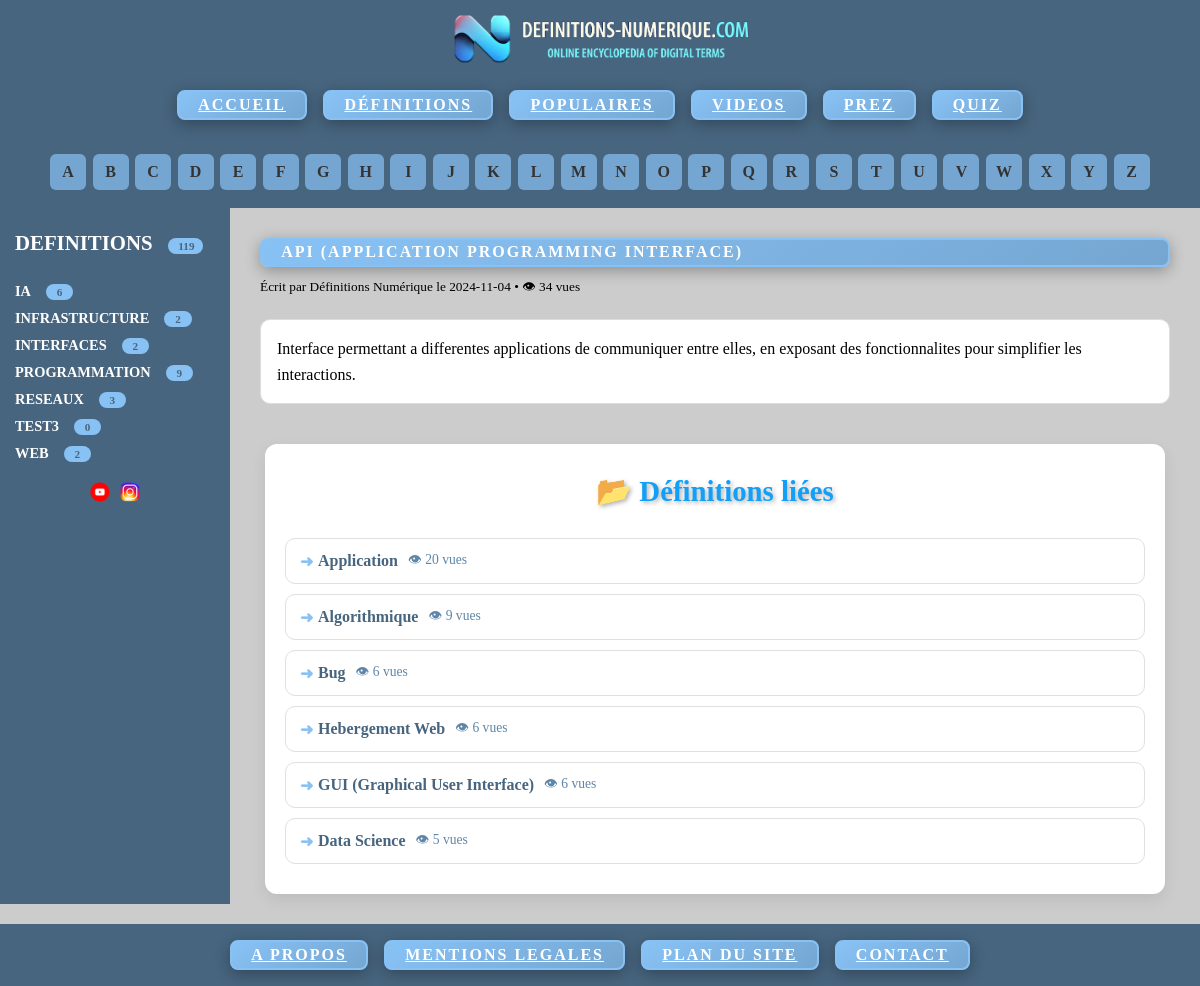
Page /affichedef.php?defid=2 on the committed database.
### tables this page shows
CREATE TABLE `categorie` (
  `catid` int(10) NOT NULL,
  `catnom` varchar(100) NOT NULL
);

CREATE TABLE `definition` (
  `defid` int(11) NOT NULL,
  `deflettre` varchar(1) NOT NULL,
  `deftitre` varchar(100) NOT NULL,
  `definition` varchar(1000) NOT NULL,
  `defauteur` varchar(100) NOT NULL,
  `defdate` date NOT NULL,
  `valider` int(1) NOT NULL DEFAULT 2,
  `defemail` varchar(100) NOT NULL,
  `nb_vue` int(100) NOT NULL DEFAULT 0
);

### affichedef.php (the view, shortened to what this page needs)
<!DOCTYPE html>
<html lang="fr">
<head>
    <link rel="stylesheet" href="style.css">
</head>
<body>
<div class="bandeaudiv"><?php include "bandeau.php"; ?></div>
<div class="lettresdiv"><?php include "lettres.php"; ?></div>
<div class="homediv">
    <div class="container">
        <div class="home">
            <div class="gauche">
                <?php include "gauche.php"; ?>
            </div>
            <div class="droite">
                <div class="definition-page">
<?php
$conn = new mysqli(
    $_ENV['DB_SERVERNAME'],
    $_ENV['DB_USERNAME'],
    $_ENV['DB_PASSWORD'],
    $_ENV['DB_NAME']
);
$conn->set_charset("utf8mb4");
if (isset($_GET['defid'])) {
    $motId = (int)$_GET['defid'];
    $stmt = $conn->prepare(
        "SELECT defid, deftitre, definition, nb_vue, defauteur, defdate
         FROM definition WHERE defid = ?"
    );
    $stmt->bind_param("i", $motId);
    $stmt->execute();
    $result = $stmt->get_result();
    $definition = $result->fetch_assoc();
    if ($definition) {
        $newNbVues = $definition['nb_vue'] + 1;
        ?>
        <div class="menu-button">
            <?= htmlspecialchars($definition['deftitre']) ?>
        </div>
        <div class="definition-meta">
            <small>
                Écrit par <?= htmlspecialchars($definition['defauteur'] ?: "Définitions Numérique") ?>
                le <?= htmlspecialchars($definition['defdate']) ?>
                • 👁 <?= $newNbVues ?> vues
            </small>
        </div>
        <div class="definition-main">
            <div class="definition-text">
                <?= nl2br(htmlspecialchars($definition['definition'])) ?>
            </div>
        </div>
    <div class="definition-related">
    <h3>📂 Définitions liées</h3>
    <div class="related-list">
<?php
$sqlRelated = "
SELECT DISTINCT d.defid, d.deftitre, d.nb_vue
FROM definition d
JOIN lien l ON d.defid = l.defid
WHERE l.catid IN (
    SELECT catid FROM lien WHERE defid = ?
)
AND d.defid != ?
ORDER BY d.nb_vue DESC
LIMIT 6
";
$stmtRelated = $conn->prepare($sqlRelated);
$stmtRelated->bind_param("ii", $motId, $motId);
$stmtRelated->execute();
$resRelated = $stmtRelated->get_result();
if ($resRelated->num_rows > 0) {
 while ($rel = $resRelated->fetch_assoc()) {
    echo '<div class="related-item">';
        echo '<div class="related-line">';
            echo '<a href="affichedef.php?defid=' . intval($rel['defid']) . '" class="related-title">';
                echo htmlspecialchars($rel['deftitre']);
            echo '</a>';
            echo '<span class="related-meta">';
                echo '👁 ' . intval($rel['nb_vue']) . ' vues ';
            echo '</span>';
        echo '</div>';
    echo '</div>';
}
} else {
    echo '<p>Aucune définition liée pour le moment.</p>';
}
?>
    </div>
</div>
        <?php
    } else {
        echo "<p>Définition introuvable.</p>";
    }
} else {
    echo "<p>Aucune définition sélectionnée.</p>";
}
?>
                </div>
            </div>
        </div>
    </div>
</div>
<div class="footerdiv"><?php include "footer.php"; ?></div>
</body>
</html>

### gauche.php (shortened to what this page needs)
<?php
$conn = new mysqli($_ENV['DB_SERVERNAME'], $_ENV['DB_USERNAME'], $_ENV['DB_PASSWORD'], $_ENV['DB_NAME']);
	$conn->set_charset("utf8mb4");
$conn2 = new mysqli($_ENV['DB_SERVERNAME'], $_ENV['DB_USERNAME'], $_ENV['DB_PASSWORD'], $_ENV['DB_NAME']);
	$conn2->set_charset("utf8mb4");
   printf ("<br><a href='definitions.php' class='rubriqueDEF'>DEFINITIONS</a>");
if ($result3 = mysqli_query($conn, "SELECT COUNT(*) as total from definition"))
{
    while ($row3 = $result3->fetch_assoc())
	{
        		printf ("<span class='styled-span'> %s </span><br><br>", $row3['total']);
 	 }
  }
else
		{
		}
if ($result = mysqli_query($conn, "SELECT * from categorie ORDER BY catnom "))
{
    while ($row = $result->fetch_assoc())
	{
        printf ("<a href='categoriedetail.php?catid=%s' class='rubrique'>%s</a>", $row['catid'], $row['catnom']);
		$catid = intval($row['catid']);
		$sql2="SELECT COUNT(*) as total FROM lien WHERE catid=" . $catid;
		if ($result2 = mysqli_query($conn2,$sql2 ))
		{
			while ($row2 = $result2->fetch_assoc())
			{
				printf ("<span class='styled-span'> %s </span>&nbsp;&nbsp;&nbsp;<br>", $row2['total']);
			}
		}
		else
		{
		}
	}
}
?>
        <div class="reseau-container">
            <div class="reseau-item">
                <a href="https://youtube.com/@definitionsnumerique" target="_blank">
				<img src="y.png" class="imageRéseaux"></a>
                <a href="https://instagram.com/definitionsnumerique" target="_blank">
				<img src="i.png" class="imageRéseaux"></a>
            </div>
        </div>

### rows in the picture
categorie: catnom "IA", total "6"
categorie: catnom "INFRASTRUCTURE", total "2"
categorie: catnom "INTERFACES", total "2"
categorie: catnom "PROGRAMMATION", total "9"
categorie: catnom "RESEAUX", total "3"
categorie: catnom "TEST3", total "0"
categorie: catnom "WEB", total "2"
definition: deftitre "API (APPLICATION PROGRAMMING INTERFACE)", defauteur "Définitions Numérique", defdate "2024-11-04", nb_vue "34", definition "Interface permettant a differentes applications de communiquer entre elles, en exposant des fonctionnalites pour simplifier les interactions."
definition: deftitre "Application", nb_vue "20"
definition: deftitre "Algorithmique", nb_vue "9"
definition: deftitre "Bug", nb_vue "6"
definition: deftitre "Hebergement Web", nb_vue "6"
definition: deftitre "GUI (Graphical User Interface)", nb_vue "6"
definition: deftitre "Data Science", nb_vue "5"

### other values in the picture
$lettre "A"
$lettre "B"
$lettre "C"
$lettre "D"
$lettre "E"
$lettre "F"
$lettre "G"
$lettre "H"
$lettre "I"
$lettre "J"
$lettre "K"
$lettre "L"
$lettre "M"
$lettre "N"
$lettre "O"
